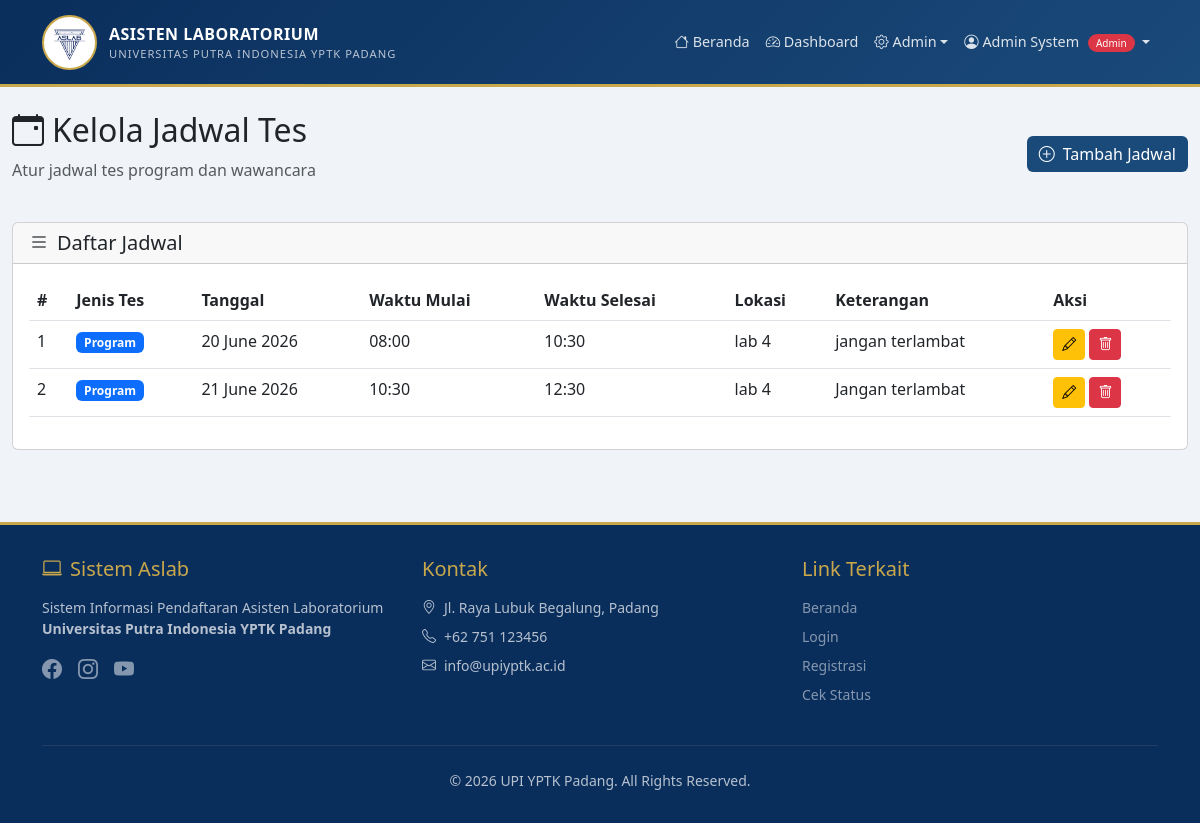
Page /pages/admin/jadwal.php (signed in) on the committed database.
### tables this page shows
CREATE TABLE `jadwal_tes` (
  `id` int(11) NOT NULL,
  `jenis_tes` enum('program','wawancara') NOT NULL,
  `tanggal` date NOT NULL,
  `waktu_mulai` time NOT NULL,
  `waktu_selesai` time NOT NULL,
  `lokasi` varchar(100) NOT NULL,
  `keterangan` text DEFAULT NULL,
  `created_at` timestamp NOT NULL DEFAULT current_timestamp()
);

### pages/admin/jadwal.php (the view, shortened to what this page needs)
<?php
require_once __DIR__ . '/../../config/database.php';
$jadwal = $pdo->query("SELECT * FROM jadwal_tes ORDER BY tanggal ASC, waktu_mulai ASC")->fetchAll();
include __DIR__ . '/../../includes/header.php';
?>
<div class="container-fluid py-4">
    <div class="d-flex justify-content-between align-items-center mb-4">
        <div>
            <h2 class="text-primary-dark"><i class="bi bi-calendar-event me-2"></i>Kelola Jadwal Tes</h2>
            <p class="text-muted">Atur jadwal tes program dan wawancara</p>
        </div>
        <button class="btn btn-instansi" data-bs-toggle="modal" data-bs-target="#addJadwalModal">
            <i class="bi bi-plus-circle me-2"></i>Tambah Jadwal
        </button>
    </div>
    <div class="card card-instansi">
        <div class="card-header">
            <h5 class="mb-0"><i class="bi bi-list me-2"></i>Daftar Jadwal</h5>
        </div>
        <div class="card-body">
            <div class="table-responsive">
                <table class="table table-hover">
                    <thead>
                        <tr>
                            <th>#</th>
                            <th>Jenis Tes</th>
                            <th>Tanggal</th>
                            <th>Waktu Mulai</th>
                            <th>Waktu Selesai</th>
                            <th>Lokasi</th>
                            <th>Keterangan</th>
                            <th>Aksi</th>
                        </tr>
                    </thead>
                    <tbody>
                        <?php foreach ($jadwal as $key => $j): ?>
                            <tr>
                                <td><?= $key + 1 ?></td>
                                <td>
                                    <span class="badge <?= $j['jenis_tes'] === 'program' ? 'bg-primary' : 'bg-success' ?>">
                                        <?= ucfirst($j['jenis_tes']) ?>
                                    </span>
                                </td>
                                <td><?= date('d F Y', strtotime($j['tanggal'])) ?></td>
                                <td><?= date('H:i', strtotime($j['waktu_mulai'])) ?></td>
                                <td><?= date('H:i', strtotime($j['waktu_selesai'])) ?></td>
                                <td><?= htmlspecialchars($j['lokasi']) ?></td>
                                <td><?= htmlspecialchars($j['keterangan'] ?? '-') ?></td>
                                <td>
                                    <button class="btn btn-sm btn-warning" data-bs-toggle="modal"
                                            data-bs-target="#editJadwalModal<?= $j['id'] ?>">
                                        <i class="bi bi-pencil"></i>
                                    </button>
                                    <button class="btn btn-sm btn-danger" data-bs-toggle="modal"
                                            data-bs-target="#deleteJadwalModal<?= $j['id'] ?>">
                                        <i class="bi bi-trash"></i>
                                    </button>
                                </td>
                            </tr>
                        <?php endforeach; ?>
                    </tbody>
                </table>
            </div>
        </div>
    </div>
</div>
<?php include __DIR__ . '/../../includes/footer.php'; ?>

### includes/header.php (style rules this page uses)
body { font-family: 'Segoe UI', sans-serif; background: #f0f4f8; }
.btn-instansi { background: #1a4a7a; color: #fff; border: none; }

### rows in the picture
jadwal_tes: jenis_tes "Program", tanggal "20 June 2026", waktu_mulai "08:00", waktu_selesai "10:30", lokasi "lab 4", keterangan "jangan terlambat"
jadwal_tes: jenis_tes "Program", tanggal "21 June 2026", waktu_mulai "10:30", waktu_selesai "12:30", lokasi "lab 4", keterangan "Jangan terlambat"

### other values in the picture
getUserName() "Admin System"
$role "Admin"
